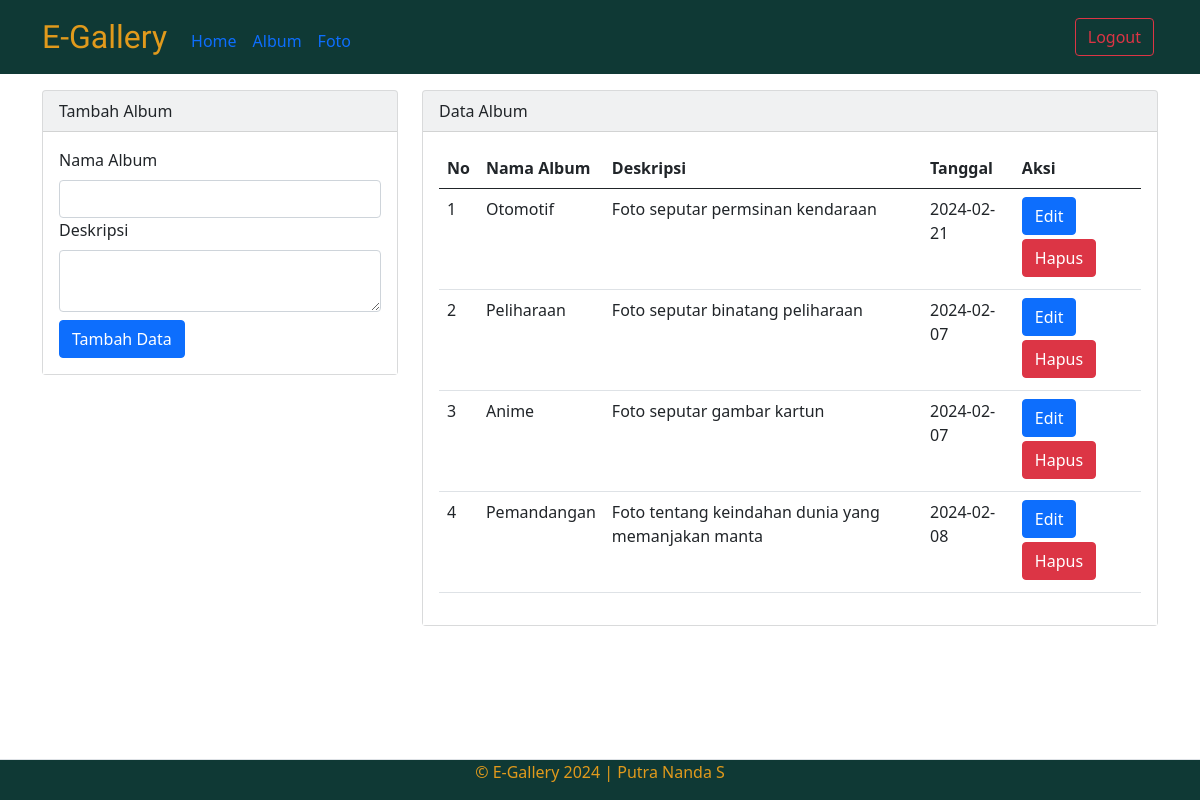
Page /admin/album.php (signed in) on the committed database.
### tables this page shows
CREATE TABLE `album` (
  `albumid` int(11) NOT NULL,
  `namaalbum` varchar(255) NOT NULL,
  `deskripsi` text NOT NULL,
  `tanggaldibuat` date NOT NULL,
  `userid` int(11) NOT NULL
);

### admin/album.php (the view, shortened to what this page needs)
<?php
include '../config/koneksi.php';
?>
<!doctype html>
<html lang="en">
<head>
    <link href="https://cdn.jsdelivr.net/npm/bootstrap@5.0.2/dist/css/bootstrap.min.css" rel="stylesheet"
>
    <link rel="stylesheet" href="https://cdnjs.cloudflare.com/ajax/libs/font-awesome/6.5.1/css/all.min.css" />
    <link rel="stylesheet" href="../assets/css/style.css">
    <?php include '../assets/font/link.php'; ?>
</head>
<body>
    <nav class="navbar navbar-expand-lg">
        <div class="container">
            <a class="navbar-brand fs-2" href="index.php">E-Gallery</a>
            <div class="collapse navbar-collapse mt-2" id="navbarNav">
                <div class="halaman">
                    <div class="navbar-nav me-auto">
                        <a href="home.php" class="nav-link">Home</a>
                        <a href="album.php" class="nav-link">Album</a>
                        <a href="foto.php" class="nav-link">Foto</a>
                    </div>
                </div>
            </div>
            <div class="das">
                <a href="../config/aksilogout.php" class="btn btn-outline-danger font m-1">Logout</a>
            </div>
        </div>
    </nav>
    <div class="container">
        <div class="row">
            <div class="col-md-4">
                <div class="card mt-3 bg-light">
                    <div class="card-header">Tambah Album</div>
                    <div class="card-body bg-white">
                        <form action="../config/aksialbum.php" method="POST">
                            <label class="form-label">Nama Album</label>
                            <input type="text" name="namaalbum" class="form-control" required>
                            <label class="form-label">Deskripsi</label>
                            <textarea name="deskripsi" class="form-control" required></textarea>
                            <button type="submit" class="btn btn-primary mt-2" name="tambah">Tambah Data</button>
                        </form>
                    </div>
                </div>
            </div>
            <div class="col-md-8">
                <div class="card album mt-3 bg-light">
                    <div class="card-header">Data Album</div>
                    <div class="card-body bg-white">
                        <table class="table">
                            <thead>
                                <tr>
                                    <th>No</th>
                                    <th>Nama Album</th>
                                    <th>Deskripsi</th>
                                    <th>Tanggal</th>
                                    <th>Aksi</th>
                                </tr>
                            </thead>
                            <tbody>
                                <?php
                                $no = 1;
                                $userid = $_SESSION['userid'];
                                $sql = mysqli_query($koneksi, "SELECT * FROM album WHERE userid='$userid'");
                                while ($data = mysqli_fetch_array($sql)) {
                                ?>
                                <tr>
                                    <td><?php echo $no++ ?></td>
                                    <td><?php echo $data['namaalbum'] ?></td>
                                    <td><?php echo $data['deskripsi'] ?></td>
                                    <td><?php echo $data['tanggaldibuat'] ?></td>
                                    <td>
                                        <button type="button" class="btn btn-primary mb-1" data-bs-toggle="modal"
                                            data-bs-target="#edit<?php echo $data['albumid'] ?>">
                                            Edit
                                        </button>
                                        <button type="button" class="btn btn-danger mb-1" data-bs-toggle="modal"
                                            data-bs-target="#hapus<?php echo $data['albumid'] ?>">
                                            Hapus
                                        </button>
                                    </td>
                                </tr>
                                <?php } ?>
                            </tbody>
                        </table>
                    </div>
                </div>
            </div>
        </div>
    </div>
    <footer class="d-flex justify-content-center border-top mt-3 fixed-bottom">
        <p>&copy; E-Gallery 2024 | Putra Nanda S</p>
    </footer>
</body>
</html>

### assets/css/style.css (style rules this page uses)
.navbar, footer { background: #0f3935; }
footer { color: #e19a1c; }
.card { background: #0f3935; }
.navbar-brand { font-family: "Protest Riot", sans-serif; color: #e19a1c; }

### rows in the picture
album: namaalbum "Otomotif", deskripsi "Foto seputar permsinan kendaraan", tanggaldibuat "2024-02-21"
album: namaalbum "Peliharaan", deskripsi "Foto seputar binatang peliharaan", tanggaldibuat "2024-02-07"
album: namaalbum "Anime", deskripsi "Foto seputar gambar kartun", tanggaldibuat "2024-02-07"
album: namaalbum "Pemandangan", deskripsi "Foto tentang keindahan dunia yang memanjakan manta", tanggaldibuat "2024-02-08"
